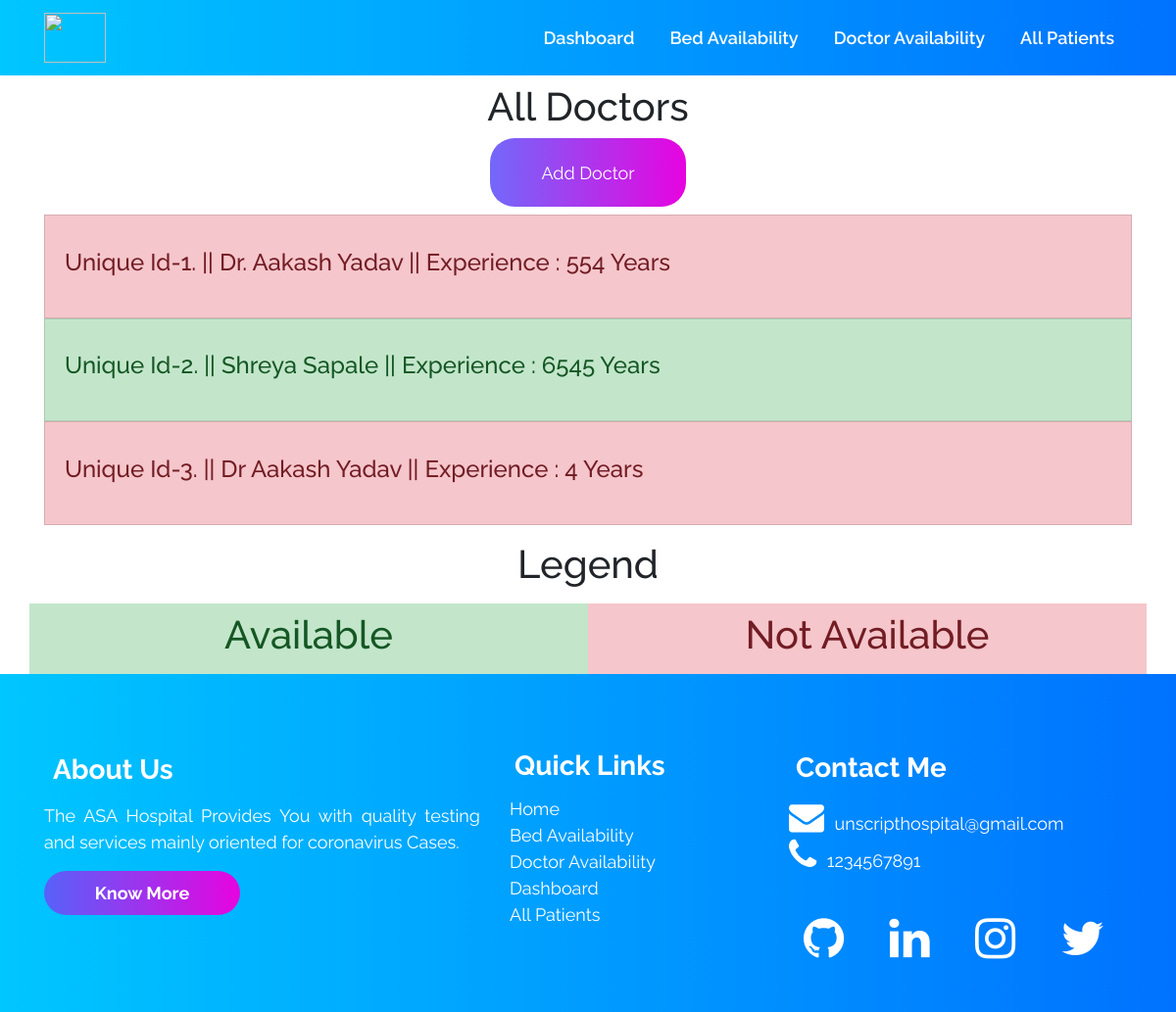
The page /doctoravailability/ on the database as committed earlier.
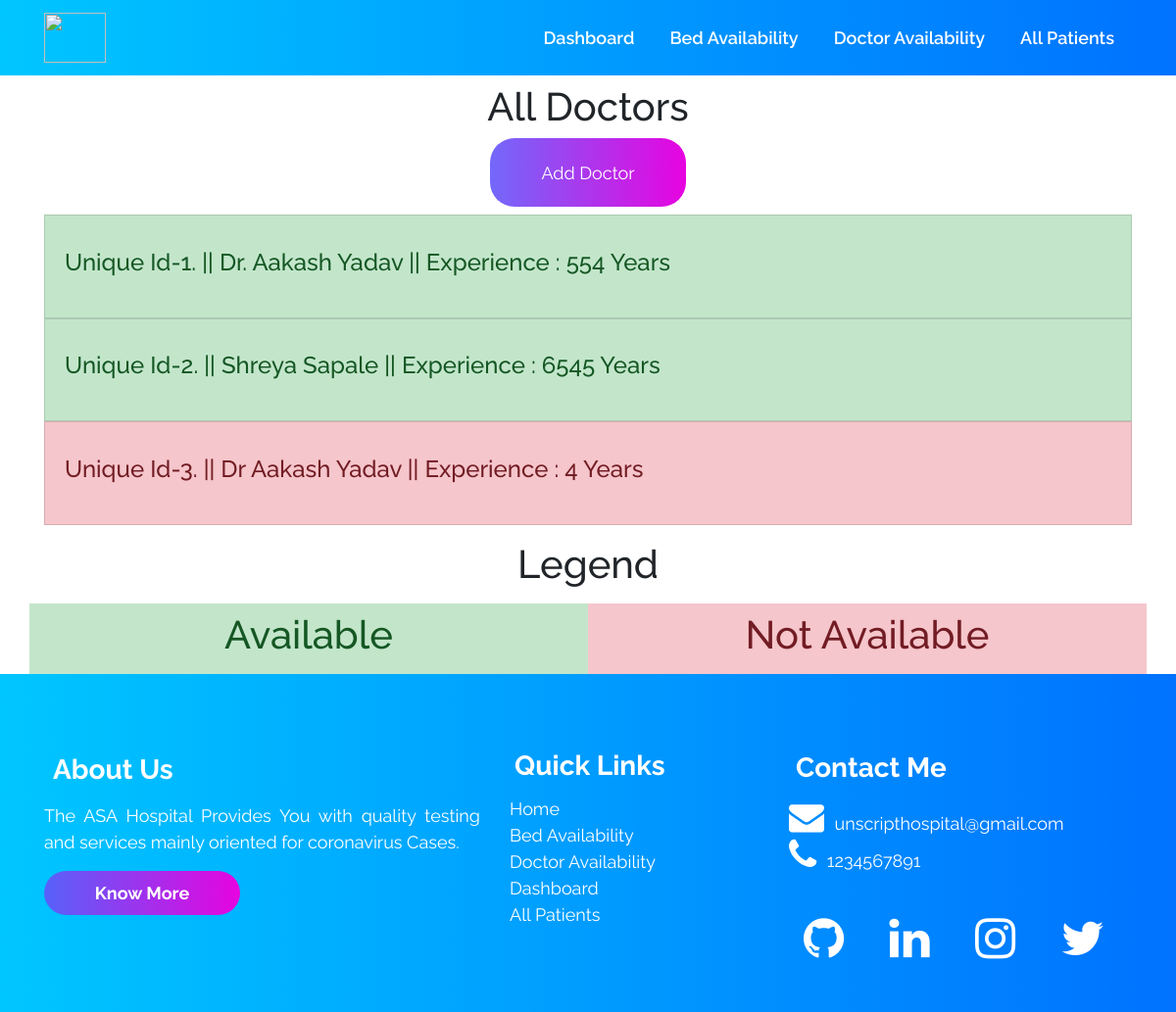
The same page on the database as committed later.
### accounts/models.py (models this page shows, shortened)
class Doctor (models.Model):
    doctor_id = models.AutoField(primary_key=True)
    name = models.CharField(max_length=500, default="")
    phone = models.CharField(default="", max_length=500)
    experience_in_years = models.IntegerField(default=0)
    occupied = models.BooleanField(default=False)

### accounts/views.py (the view)
# urls.py: path("doctoravailability/", views.doctoravailability,
def doctoravailability(request):
    all_doctor_objects = Doctor.objects.all()
    context = {'all_doctors': all_doctor_objects}
    return render(request, 'doctoravailability.html', context)

### templates/doctoravailability.html (shortened to what this page needs)
{% extends 'innerbase.html' %}
{% load static %}
{% block cssLinks %}
<link rel="stylesheet" href="{% static 'css/doctoravailability.css' %}">
{% endblock %}
{% block body %}
<div class="container">
    <h1 class="text-center heading my-2">All Doctors</h1>
    <div class="container text-center my-2">
        <a href="/adddoctor">
            <button class="commonbuttons text-center">Add Doctor</button>
        </a>
    </div>
    <ul class="list-group">
        {% for doctor in all_doctors %}
        <a href="/doctors/{{doctor.doctor_id}}" style="text-decoration: none;">
            <li class="list-group-item list-group-item-action
        {% if doctor.occupied %} list-group-item-danger {% else %} list-group-item-success {% endif %}
        ">
                <h4> Unique Id-{{doctor.pk}}. || {{doctor.name}} || Experience : {{doctor.experience_in_years}} Years
                </h4>
            </li>
        </a>
        {% empty %}
        <li class="list-group-item list-group-item-action">NO ITEMS ACCORDING TO YOUR SEARCH</li>
        {% endfor %}
    </ul>
</div>
<div class="container">
    <h1 class="text-center my-3">Legend</h1>
    <div class="row">
        <div class="col list-group-item-success p-2">
            <h1 class="text-center">Available</h1>
        </div>
        <div class="col list-group-item-danger p-2">
            <h1 class="text-center">Not Available</h1>
        </div>
    </div>
</div>
{% endblock %}

Rows that differ between the two databases and show on the page:
changed Doctor "Dr. Aakash Yadav": occupied True → False (drawn)
